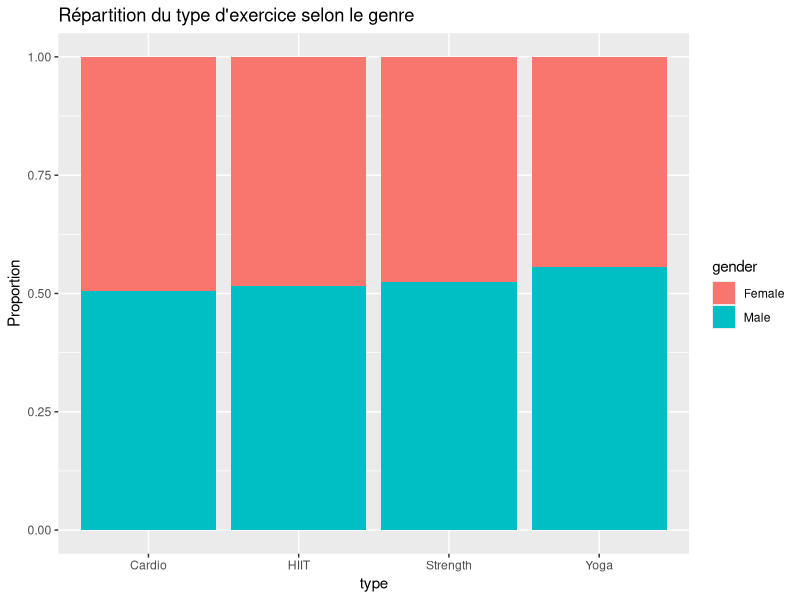
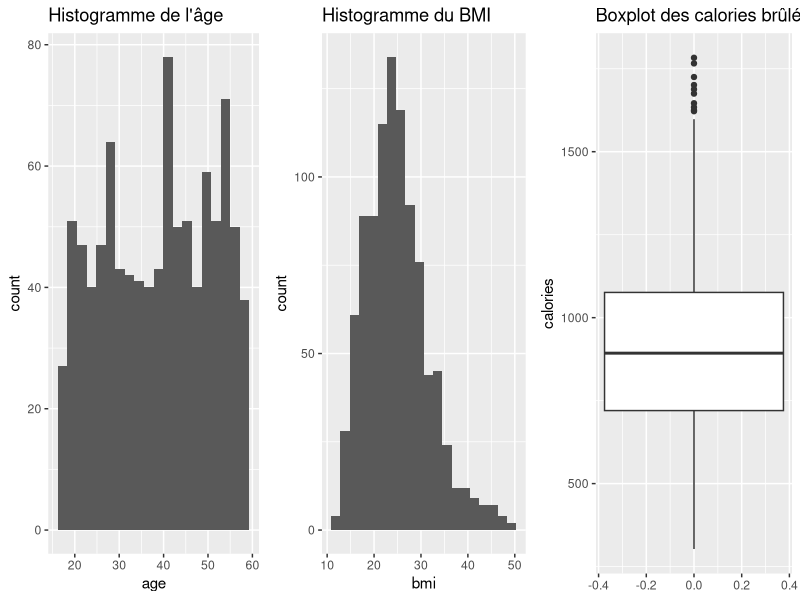
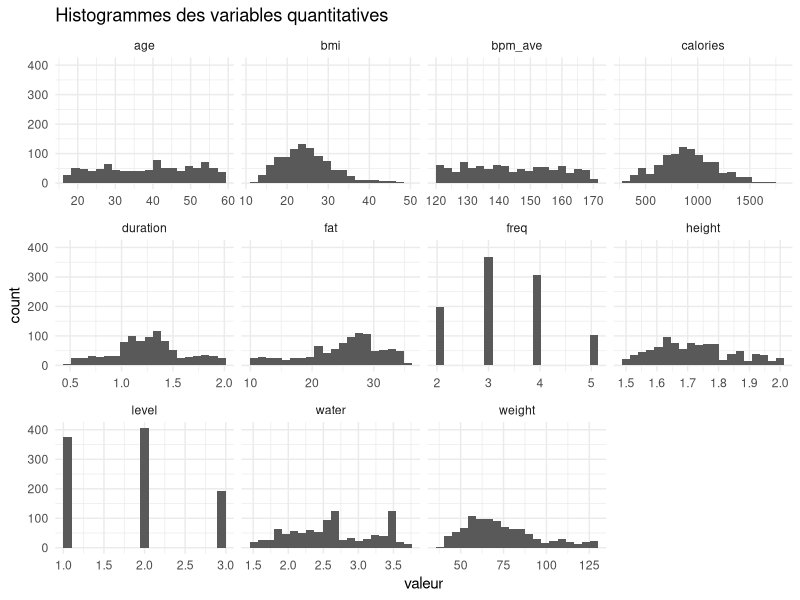
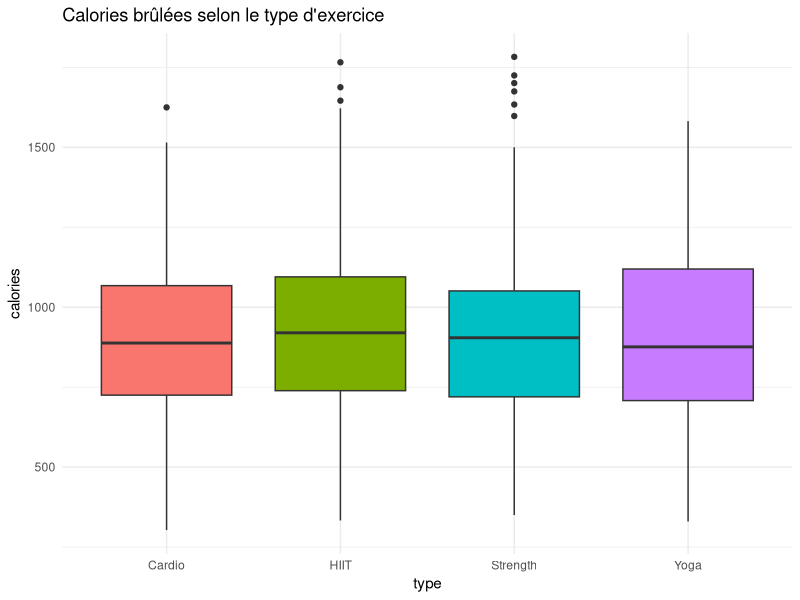
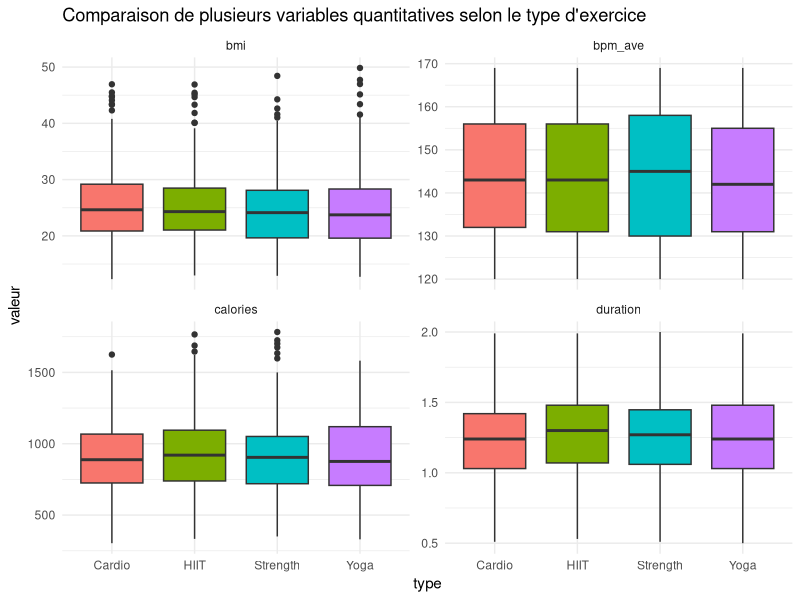
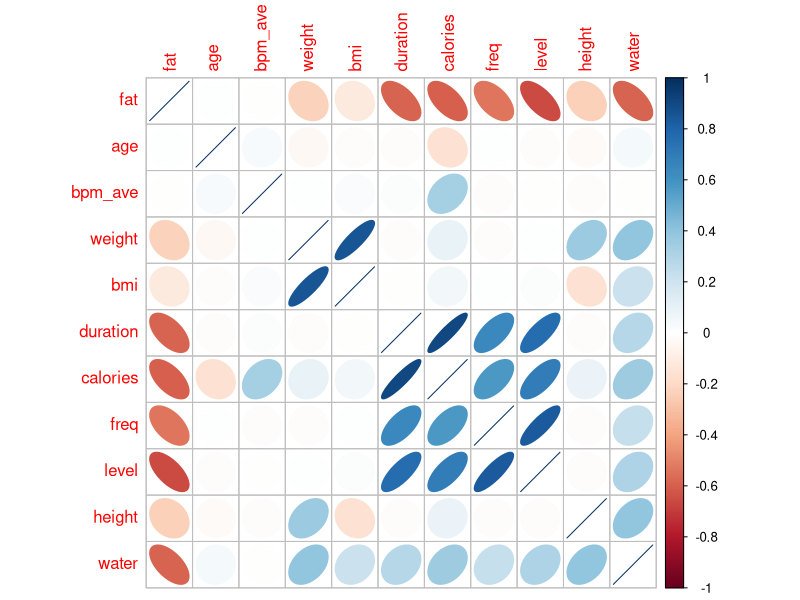
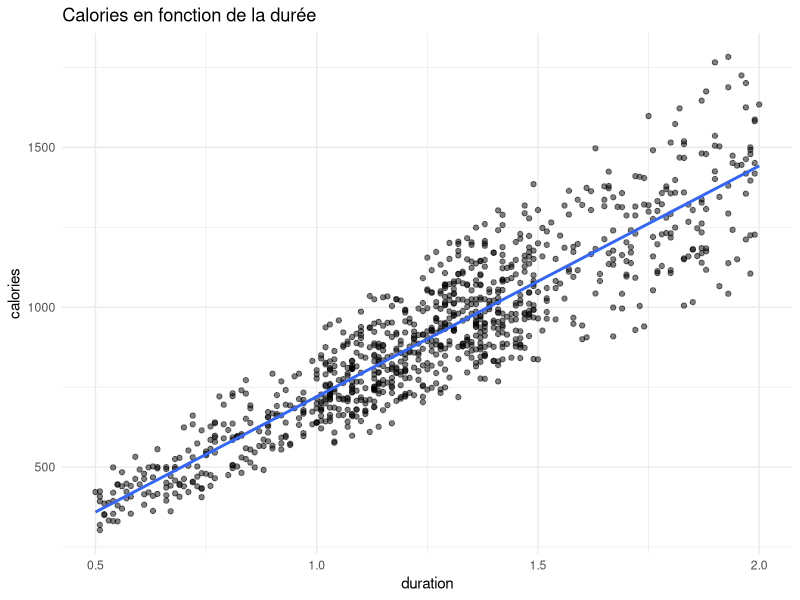
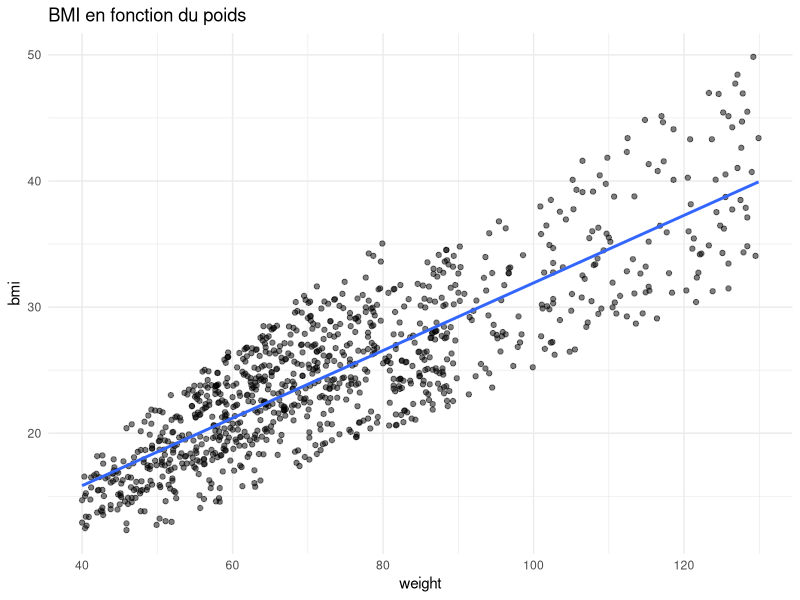

Write the R code that produced these figures, in order.
library(corrplot)
library(tidyverse)
library(gridExtra)
library(reshape2)

# Stat descriptive

## récupération

data <- read.csv("../DataGym-projet4modIA-2526.csv",
                 sep = " ")

head(data)

attributes(data)

str(data)

data$gender=as.factor(data$gender)
data$type=as.factor(data$type)
str(data)

summary(data)

## descriptif

### qualitatif

# Gender
EffGender  <- as.vector(table(data$gender))
FreqGender <- data.frame(Eff = EffGender,
                         Freq = EffGender / length(data$gender))
rownames(FreqGender) <- levels(data$gender)
knitr::kable(FreqGender, caption = "Description de la variable Gender",
             booktabs = TRUE, digits = 3)

# Type
EffType <- as.vector(table(data$type))
FreqType <- EffType / length(data$type)
knitr::kable(data.frame(modalite = levels(data$type),
                        Eff = EffType,
                        Freq = FreqType),
             caption = "Description de la variable Type",
             booktabs = TRUE, digits = 3)


tab_gender_type <- table(data$gender, data$type)
tab_gender_type
knitr::kable(tab_gender_type,
             caption = "Table de contingence Gender x Type")

ggplot(data, aes(x = type, fill = gender)) +
  geom_bar(position = "fill") +   # proportions
  ylab("Proportion") +
  ggtitle("Répartition du type d'exercice selon le genre")

### quantitatif

num_vars <- data %>%
  select(where(is.numeric))   
summary(num_vars)

g_age_hist <- ggplot(data, aes(x = age)) + geom_histogram(bins = 20) +
  ggtitle("Histogramme de l'âge")

g_bmi_hist <- ggplot(data, aes(x = bmi)) + geom_histogram(bins = 20) +
  ggtitle("Histogramme du BMI")

g_cal_box <- ggplot(data, aes(y = calories)) + geom_boxplot() +
  ggtitle("Boxplot des calories brûlées")

grid.arrange(g_age_hist, g_bmi_hist, g_cal_box, ncol = 3)

num_vars_long <- num_vars %>%
  pivot_longer(cols = everything(),
               names_to = "variable",
               values_to = "valeur")

ggplot(num_vars_long, aes(x = valeur)) +
  geom_histogram(bins = 20) +
  facet_wrap(~ variable, scales = "free_x") +
  theme_minimal() +
  ggtitle("Histogrammes des variables quantitatives")


### quanti et quali

ggplot(data, aes(x = type, y = calories, fill = type)) +
  geom_boxplot() +
  ggtitle("Calories brûlées selon le type d'exercice") +
  theme_minimal() +
  theme(legend.position = "none")

data %>%
  pivot_longer(cols = c(calories, duration, bpm_ave, bmi),
               names_to = "variable", values_to = "valeur") %>%
  ggplot(aes(x = type, y = valeur, fill = type)) +
  geom_boxplot() +
  facet_wrap(~variable, scales = "free_y") +
  theme_minimal() +
  theme(legend.position = "none") +
  ggtitle("Comparaison de plusieurs variables quantitatives selon le type d'exercice")


## liaison / corrélation

num_vars <- data %>% select(where(is.numeric))
M <- cor(num_vars, use = "pairwise.complete.obs")

corrplot(M, 
         method = "ellipse",
         order = "hclust")

# Calories vs durée
ggplot(data, aes(x = duration, y = calories)) +
  geom_point(alpha = 0.5) +
  geom_smooth(method = "lm", se = FALSE) +
  theme_minimal() +
  ggtitle("Calories en fonction de la durée")

# BMI vs poids
ggplot(data, aes(x = weight, y = bmi)) +
  geom_point(alpha = 0.5) +
  geom_smooth(method = "lm", se = FALSE) +
  theme_minimal() +
  ggtitle("BMI en fonction du poids")


### autre

chisq.test(tab_gender_type)

